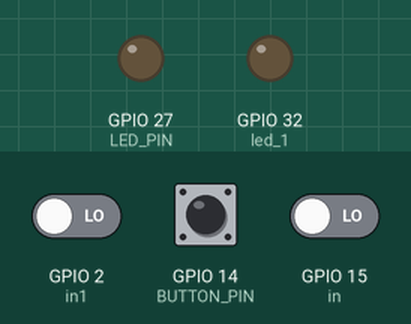
Recording of a sketch running on a simulated ESP32. On the bench: output pins drawn as LEDs (lit = HIGH). The inputs (shaded band) are chosen by the test bench; at power-on: GPIO 14 (BUTTON_PIN) HIGH, GPIO 2 (in1) LOW, GPIO 15 (in) LOW. What the sketch prints to the serial monitor is not drawn.

Above: at 1.2 s.
1.3 s: GPIO 14 (BUTTON_PIN) pulled LOW for 0.15 s
At 2.0 s:
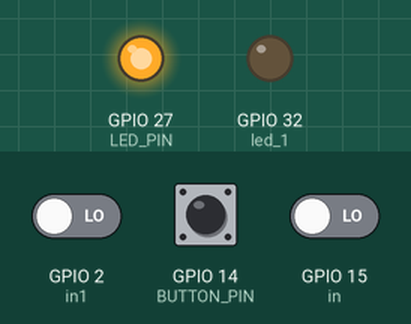
2.9 s: GPIO 14 (BUTTON_PIN) pulled LOW for 1 s
At 3.2 s:
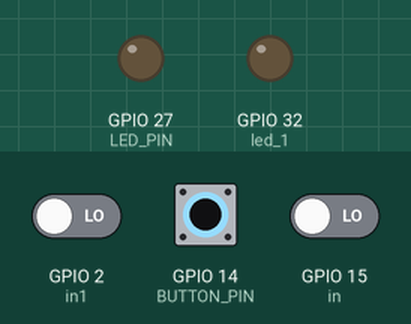
5.4 s: GPIO 14 (BUTTON_PIN) pulled LOW for 3.2 s
At 6.5 s:
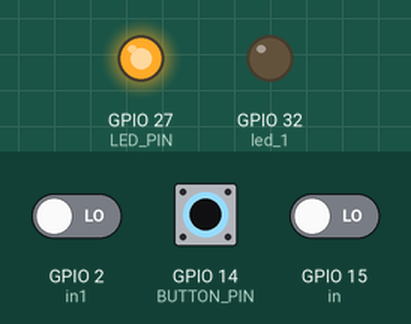
Timing chart, 0 to 8.4 s (numbered marks = the images above; inputs shaded):
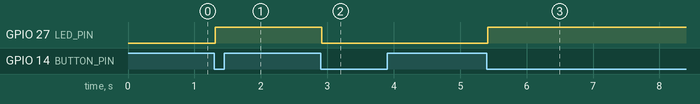

Measured:
- after the input at 1.3 s, GPIO 27 (LED_PIN): LOW → HIGH at once
- after the input at 2.9 s, GPIO 27 (LED_PIN): HIGH → LOW at once
- after the input at 5.4 s, GPIO 27 (LED_PIN): LOW → HIGH at once

The sketch:

B31DGAssign3.ino
```cpp
//Define Libraries for FreeRTOS and Arduino
#include <Arduino.h>
#include <freertos/FreeRTOS.h>
#include <freertos/task.h>
#include <freertos/queue.h>


//**Declaring Pins for Task 1**
int led_1 = 32;    //Output Pin for Signal LED in Task1

//**Declaring Pins & variables for Task2**
int in    = 15;     //Pin for Frequency input for Task 2
int hi;            //integer for storing time for which wave is high for task 2
int lo;            //integer for storing time for which wave is low for task 2
int total;         //integer for storing total time of one cycle for task 2
int fr;            //integer for storing frequency of wave for task 2

//**Declaring Pins & variables for Task 3**
int in1   = 2;    //Pin for Frequency input for Task 3
int hi1;           //integer for storing time for which wave is high for task 3
int lo1;           //integer for storing time for which wave is low for task 3
int fr1;           //integer for storing frequency of wave for task 3

//**Declaring Pins and global variables for Task 4**
int led_2 = 14;    //Output Pin for Error LED
int p     = 4;     //Input Pin for Potentiometer input
int v0;            //integer for storing Voltage reading from Potentiometer
int v1;            //integer for storing Voltage reading from Potentiometer
int v2;            //integer for storing Voltage reading from Potentiometer
int v3;            //integer for storing Voltage reading from Potentiometer
unsigned long avg; //integer for storing average of last 4 voltage readings
int val;           //Analog Value input from the Potentiometer
int volt;          //integer value for analog value converted to voltage

//**Declaring Pins & variables for Task 5**
int feqmin = 333;  //integer for storing Minimum reference frequency for Task2
int feqmax = 1000; //integer for storing Maximum reference frequency for Task2
int feqmin1= 500;  //integer for storing Minimum reference frequency for Task3
int feqmax1= 1000; //integer for storing Maximum reference frequency for Task3
int a;             //integer for storing fscale value of Task2 in loop for Task5
int a1;            //integer for storing fscale1 value of Task3 in loop for Task5

//**Declaring Pins for Button Debouncing task**
#define BUTTON_PIN 14
#define LED_PIN 27

//**Declaring task handles and Queue for Button debouncing task**
TaskHandle_t monitorInputTaskHandle;
TaskHandle_t controlLEDTaskHandle;
TaskHandle_t Task1;
QueueHandle_t eventQueue;
//Let Initial Condition for LED state be False
bool ledOn = false;

//**Declaring Semaphore for communication between Tasks 2,3 and 5**
SemaphoreHandle_t FrequencySem;

//**Declaring structured data for values to be stored in by the Semaphore**
typedef struct {
  int fre_t2;      //Frequency reading from Task 2
  int fre_t3;      //Frequency reading from Task 3
} Frequen;
Frequen freqs;


void setup() {
    pinMode(BUTTON_PIN, INPUT_PULLUP);
    pinMode(LED_PIN, OUTPUT);

    pinMode(led_1, OUTPUT);

    pinMode(in, INPUT);
    pinMode(in1, INPUT);

  Serial.begin(9600);

  //Initialising Queue for Button debouncing, Queue can carry 5 8-bit integer values)
  eventQueue = xQueueCreate(5, sizeof(uint8_t));

  //Initialise Frequency values in structured data to 0 as it is required for Semaphore intialisation conditions
   freqs.fre_t2 = 0;
   freqs.fre_t3 = 0;

  //Initialise Semaphore for communication between Tasks 2, 3 and 5
   FrequencySem = xSemaphoreCreateMutex();

  //Initialsing Tasks in FreeRTOS syntax with assigned priorites, stack sizes and core designation. All Tasks are running on the same core
   /*xTaskCreatePinnedToCore(t1,
                          "tak", //Task handle
                           1024,      //Stack Size
                           NULL,      //Pointer, Null designation
                           1,         //Priority assignment, alloted as per frequency of task in hyperperiod
                           &Task1,      //Pointer, Null designation
                           1);        //ESP 32 Core number.
   */
   xTaskCreatePinnedToCore(t2, "Monitor Frequency2", 1024, NULL, 1, NULL,1);
   xTaskCreatePinnedToCore(t3, "Monitor Frequency3", 1024, NULL, 2, NULL,1);
   //xTaskCreatePinnedToCore(t4, "Monitor Voltage", 1024, NULL, 1, NULL,1);
   xTaskCreatePinnedToCore(t5, "Record Freq", 2048, NULL, 1, NULL,1);
   xTaskCreatePinnedToCore(monitorInputTask, "Monitor Input Task", 2048, NULL, 1, &monitorInputTaskHandle,1);
   xTaskCreatePinnedToCore(controlLEDTask, "Control LED Task", 2048, NULL, 1, &controlLEDTaskHandle,1);

}

void t1(void * parameter) {
   while(1){

   digitalWrite(led_1, HIGH);
   delayMicroseconds(200);
   digitalWrite(led_1,LOW);
   delayMicroseconds(50);
   digitalWrite(led_1, HIGH);
   delayMicroseconds(30);
   digitalWrite(led_1,LOW);

   vTaskDelay(20 / portTICK_PERIOD_MS);
   }
}

void t2(void * parameter) {

  while(1){

    digitalRead(in);
    hi     = 0;
    hi     = pulseIn(in,HIGH, 3000);
    if (hi > 0){
      fr   = 1000000/(2*hi);
    }
    else{
      fr   = 333;
    }

    //Semaphore initialised, Semaphore will record frequency value if there are values present in the structured data
    if(xSemaphoreTake(FrequencySem, portMAX_DELAY) == pdTRUE){
      //declaring pointer to shared variable of structured data to store task 2 frequency.
      freqs.fre_t2 = fr;

      //initialise semaphore prompt to return and store new value in the data structure
      xSemaphoreGive(FrequencySem);
    }
    vTaskDelay(20 / portTICK_PERIOD_MS);
  }
}

void t3(void * parameter) {

  while(1){

    digitalRead(in1);
    hi1     = 0;
    hi1     = pulseIn(in1,HIGH, 3000);
    if (hi1 > 0){
        fr1   = 1000000/(2*hi1);
      }
      else{
        fr1   = 500;
     }
    if(xSemaphoreTake(FrequencySem, portMAX_DELAY) == pdTRUE){
      freqs.fre_t3 = fr1;
      xSemaphoreGive(FrequencySem);
    }
    vTaskDelay(8 / portTICK_PERIOD_MS);
    }
}

void t4(void * parameter) {
  while(1){
  val    = analogRead(p);                       //analogRead() takes input from pin in analog and stores it as such in the microcontroller
  volt   = val * (3.3/4095.0);                  //convert analog reading which is in the range of 0 t0 4025 to a voltage between 0 to 3.3V

  v0     = v1;
  v1     = v2;
  v2     = v3;
  v3     = volt;

  avg    = (v0 + v1 + v2 + v3)/4;

  if (avg > 1.65){
    digitalWrite(led_2, HIGH);
    delay(25);
    digitalWrite(led_2, LOW);
    delay(25);

  }
  vTaskDelay(20 / portTICK_PERIOD_MS);
  //Serial.printf("Input Voltage avg(in V): %d \n",avg);
}
}

void t5(void * parameter) {

  while(1){

    //Here the Semaphore is initialised o take value from the Data structure to the critical region of Task 5
    if (xSemaphoreTake(FrequencySem, portMAX_DELAY) == pdTRUE)
    {

      int fscale = (99*(fr - feqmin))/(feqmax - feqmin) ;
      a = fscale;
        if (fscale <= 0){
          a = 0;
          }

        if(fscale>99){
          a = 99;
        }
    };


    int fscale1 = (99*(fr1 - feqmin1))/(feqmax1 - feqmin1) ;
    a1 = fscale1;
    if (fscale1 <= 0){
      a1= 0;
    }

    if(fscale1>99){
      a1 = 99;
    }
  Serial.printf(" %d , %d \n", a, a1);

  xSemaphoreGive(FrequencySem);
   vTaskDelay(100 / portTICK_PERIOD_MS);
  }


}

void monitorInputTask(void* parameter) {
  bool lastButtonState = false;
  while (1) {
    bool buttonState = digitalRead(BUTTON_PIN);
    if (buttonState != lastButtonState) {
      delay(5);
      buttonState = digitalRead(BUTTON_PIN);
    }
    if (buttonState != lastButtonState) {
      lastButtonState = buttonState;
      if (buttonState == LOW) {
        // Button pressed, send event to control LED task
        uint8_t event = 1;
        xQueueSend(eventQueue, &event, portMAX_DELAY);
      }
    }
    vTaskDelay(pdMS_TO_TICKS(10)); // Poll every 10 ms
  }
}

void controlLEDTask(void* parameter) {
  uint8_t event;
  while (1) {
    if (xQueueReceive(eventQueue, &event, portMAX_DELAY) == pdPASS) {
      // Toggle the LED state
      ledOn = !ledOn;
      digitalWrite(LED_PIN, ledOn);
    }
  }
}

//Loop left untouched
void loop() {}
```
